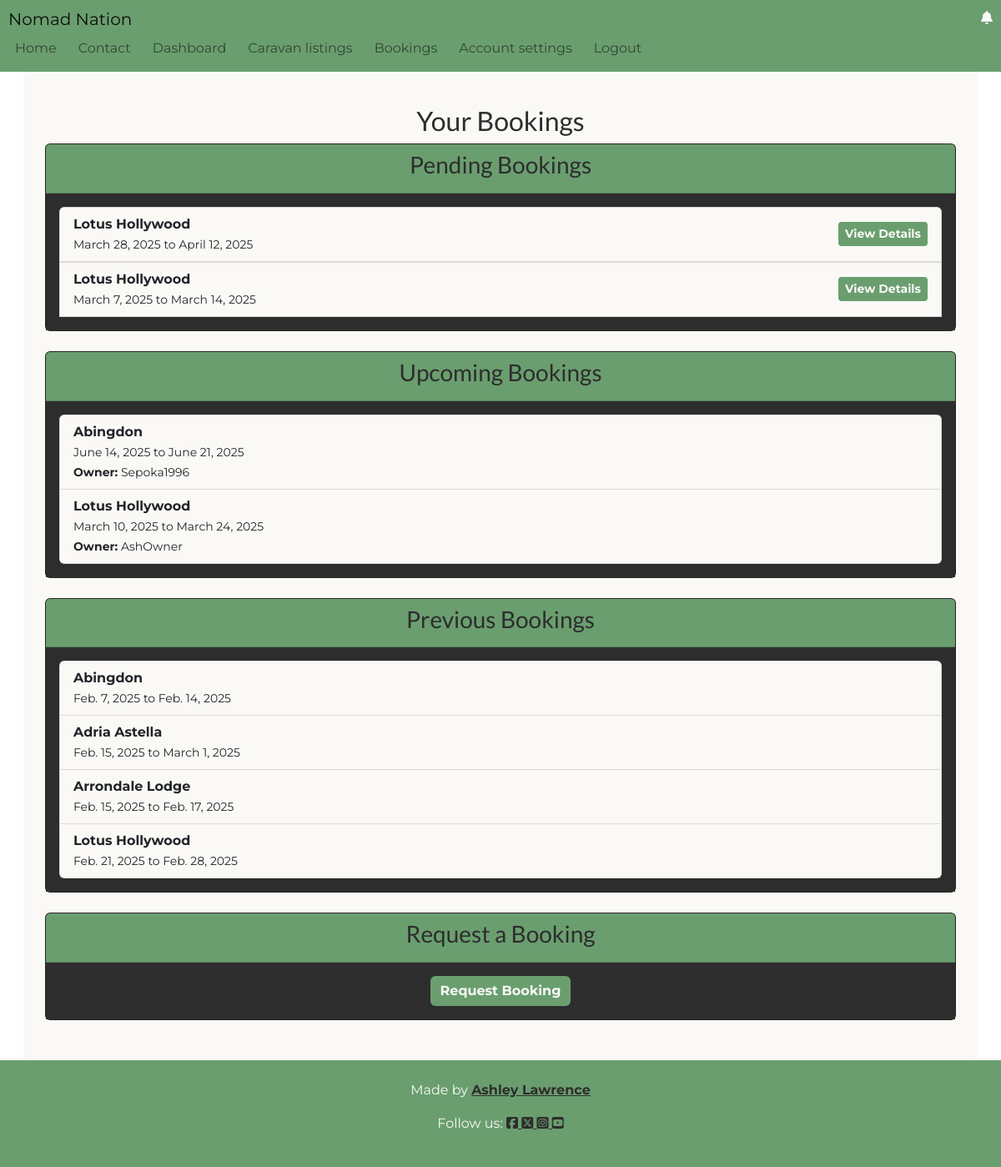
Page /listings/booking/19/ (signed in) on the earlier database version.
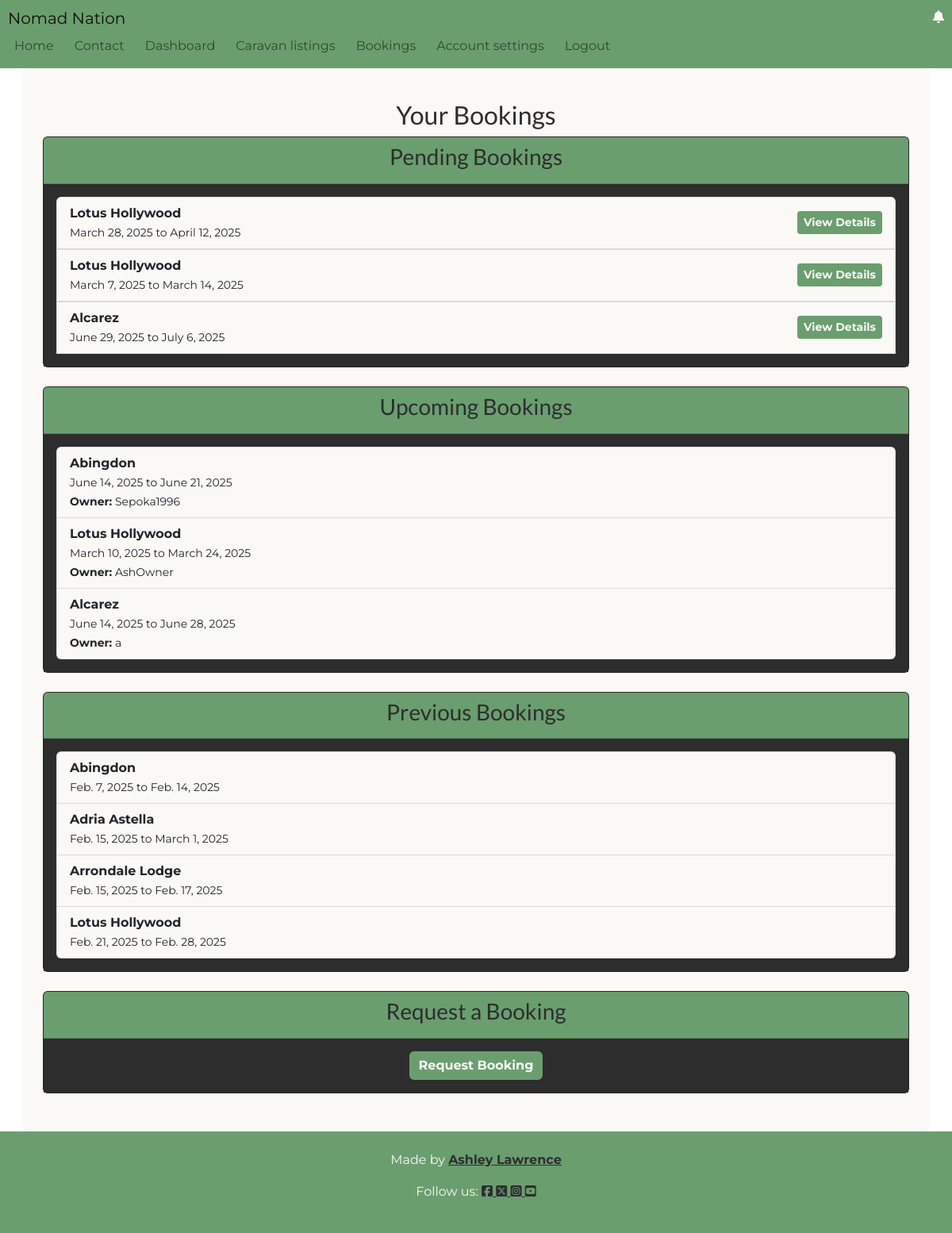
Same page on the later database version.
### listings/models.py (models this page shows, shortened)
class Booking(models.Model):
    STATUS_CHOICES = [
        ("pending", _("Pending")),
        ("accepted", _("Accepted")),
        ("declined", _("Declined")),
    ]
    caravan = models.ForeignKey(
        Caravan, on_delete=models.CASCADE, related_name="bookings"
    )
    customer = models.ForeignKey(
        User, on_delete=models.CASCADE, related_name="bookings"
    )
    name = models.CharField(max_length=50)
    email = models.EmailField()
    phone_number = models.CharField(max_length=15, blank=True, null=True)
    start_date = models.DateField()
    end_date = models.DateField()
    message = models.TextField(blank=True, null=True)
    status = models.CharField(
        max_length=10, choices=STATUS_CHOICES, default="pending"
    )

class Caravan(models.Model):
    owner = models.ForeignKey(
        User, on_delete=models.CASCADE, related_name='caravans'
    )
    title = models.CharField(max_length=40)
    description = models.TextField()
    berth = models.CharField(
        max_length=10, choices=[
            ('small', _('Two-berth')),
            ('medium', _('Four-berth')),
            ('large', _('Six-berth'))
        ]
    )
    price_per_night = models.DecimalField(max_digits=6, decimal_places=2)
    currency = models.CharField(max_length=3, default="GBP")
    location = models.CharField(max_length=40)
    amenities = models.ManyToManyField(Amenity, related_name='caravans')
    favourites = models.ManyToManyField(
        User, related_name='favourite_caravans', blank=True
    )

### listings/views.py (the view)
# urls.py: path('booking/<int:caravan_id>/', views.book_caravan, name='book_caravan'),
@login_required
def book_caravan(request, caravan_id):
    caravan = get_object_or_404(Caravan, pk=caravan_id)
    if request.method == "POST":
        form = BookingForm(request.POST, caravan=caravan)
        if form.is_valid():
            booking = form.save(commit=False)
            booking.caravan = caravan
            booking.customer = request.user
            overlapping_bookings = Booking.objects.filter(
                caravan=caravan,
                status="accepted",
                start_date__lt=booking.end_date,
                end_date__gt=booking.start_date
            )
            if overlapping_bookings.exists():
                messages.error(
                    request,
                    _("The caravan is not available for the selected dates.")
                )
            else:
                booking.status = "pending"
                booking.save()
                if caravan.owner.user_profile.notifications:
                    Notification.objects.create(
                        user=caravan.owner,
                        type=Notification.BOOKING_REQUEST,
                        message=(
                            _("Booking request for ") + f" {caravan.title}" +
                            _(" from ") + f"{booking.customer.username}."
                        ),
                        booking=booking,
                        caravan=caravan,
                        created_by=request.user
                    )
                messages.success(
                    request,
                    _("Booking request for") + f" {caravan.title}" +
                    _(" sent successfully ") + _("to ") +
                    f"{caravan.owner.username}!"
                )
                return redirect("booking_page")
        else:
            messages.error(
                request, _("There was an error with your booking request.")
            )
    else:
        form = BookingForm()
    return render(
        request,
        "listings/booking.html",
        {
            "form": form,
            "caravan": caravan,
            "pending_bookings": Booking.objects.filter(status='pending'),
            "upcoming_bookings": Booking.objects.filter(
                status='accepted',
                start_date__gte=timezone.now().date()
            ),
            "previous_bookings": Booking.objects.filter(
                status='accepted', end_date__lt=timezone.now().date()
            ),
            "user_type": request.user.profile.user_type,
        }
    )

### listings/templates/listings/booking.html (shortened to what this page needs)
{% extends "base.html" %}
{% load i18n %}
{% block content %}
<div class="container p-4 rounded shadow-sm bg-styles booking-style">
    {% if user_type == 'customer' %}
        <h2 class="text-center mt-3 title">{% trans "Your Bookings" %}</h2>
    {% elif user_type == 'owner' %}
        <h2 class="text-center mt-3 title">{% trans "Your Caravan's Bookings" %}</h2>
    {% endif %}
    <div class="card mb-4">
        <div class="card-header">
            <h3 class="text-center title">{% trans "Pending Bookings" %}</h3>
        </div>
        <div class="card-body">
            {% if pending_bookings %}
                <ul class="list-group">
                    {% for booking in pending_bookings %}
                        <li class="list-group-item d-flex justify-content-between align-items-center">
                            <div>
                                <strong>{{ booking.caravan.title }}</strong><br>
                                <small>{{ booking.start_date }} {% trans "to" %} {{ booking.end_date }}</small>
                            </div>
                            <button type="button" class="btn btn-info btn-sm btn-styles"
                                    data-bs-toggle="modal" data-bs-target="#bookingDetailsModal{{ booking.id }}">
                                {% trans "View Details" %}
                            </button>
                        </li>
                    {% endfor %}
                </ul>
            {% else %}
                <p class="text-white">{% trans "No pending bookings." %}</p>
                <a href="{% url 'listings' %}" class="btn btn-primary btn-styles">{% trans "Go back to listings" %}</a>
            {% endif %}
        </div>
    </div>
    <div class="card mb-4">
        <div class="card-header">
            <h3 class="title text-center">{% trans "Upcoming Bookings" %}</h3>
        </div>
        <div class="card-body">
            {% if upcoming_bookings %}
                <ul class="list-group">
                    {% for booking in upcoming_bookings %}
                        <li class="list-group-item d-flex justify-content-between align-items-center">
                            <div>
                                <strong>{{ booking.caravan.title }}</strong><br>
                                <small>{{ booking.start_date }} {% trans "to" %} {{ booking.end_date }}</small><br>
                                {% if user_type == 'customer' %}
                                    <small><strong>{% trans "Owner:" %}</strong> {{ booking.caravan.owner.username }}</small>
                                {% elif user_type == 'owner' %}
                                    <small><strong>{% trans "Customer:" %}</strong> {{ booking.customer.username }}</small>
                                {% endif %}
                            </div>
                        </li>
                    {% endfor %}
                </ul>
            {% else %}
                <p class="text-white">{% trans "No upcoming bookings." %}</p>
                <a href="{% url 'listings' %}" class="btn btn-primary btn-styles">{% trans "Go back to listings" %}</a>
            {% endif %}
        </div>
    </div>
    <div class="card mb-4">
        <div class="card-header">
            <h3 class="title text-center">{% trans "Previous Bookings" %}</h3>
        </div>
        <div class="card-body">
            {% if previous_bookings %}
                <ul class="list-group">
                    {% for booking in previous_bookings %}
                        <li class="list-group-item d-flex justify-content-between align-items-center">
                            <div>
                                <strong>{{ booking.caravan.title }}</strong><br>
                                <small>{{ booking.start_date }} {% trans "to" %} {{ booking.end_date }}</small>
                            </div>
                        </li>
                    {% endfor %}
                </ul>
            {% else %}
                <p class="text-white">{% trans "No previous bookings." %}</p>
            {% endif %}
        </div>
    </div>
    {% if user_type == 'customer' %}
        {% if caravan %}
        <div class="card mb-4" id="requestBookingCard">
        {% else %}
        <div class="card mb-4" id="requestBookingCard" style="display: none;">
        {% endif %}
            <div class="card-header">
                <h3 class="title text-center">{% trans "Request a Booking" %}</h3>
            </div>
            <div class="card-body text-center">
                <button type="button" class="btn btn-primary btn-styles request-booking-btn" data-bs-toggle="modal" data-bs-target="#bookCaravanModal">
                    {% trans "Request Booking" %}
                </button>
            </div>
        </div>
    {% endif %}
</div>
{% endblock %}

### templates/base.html (shortened to what this page needs)
{% load compress %}
{% load static %}
{% load i18n %}
<!DOCTYPE html>
{% get_current_language as current_language %}
<html lang="{{ current_language }}">
<head>
    <link href="https://cdn.jsdelivr.net/npm/bootstrap@5.2.3/dist/css/bootstrap.min.css" rel="stylesheet">
    <link href="https://cdnjs.cloudflare.com/ajax/libs/font-awesome/6.4.2/css/all.min.css" rel="stylesheet">
    <link rel="stylesheet" href="{% static 'css/styles.css' %}">
    <link href="https://cdn.jsdelivr.net/npm/fullcalendar/main.min.css" rel="stylesheet">
    <link rel="stylesheet" href="https://cdn.jsdelivr.net/npm/select2@4.0.13/dist/css/select2.min.css">
</head>
<body class="d-flex flex-column min-vh-100" data-authenticated="{{ request.user.is_authenticated|yesno:'true,false' }}">
    <nav class="navbar navbar-expand-lg navbar-light">
        <div class="container_fluid">
            <a id="main-title" class="navbar-brand" href="{% url 'homepage' %}">{% trans "Nomad Nation" %}</a>
            {% if request.user.is_authenticated %}
            <div class="d-flex ms-auto align-items-center">
                <a class="nav-link" href="#" id="notification-icon" aria-label="Notifications">
                    <i class="fas fa-bell"></i>
                </a>
            </div>
            {% endif %}
            <div class="collapse navbar-collapse" id="navbarNav">
                <ul class="navbar-nav ms-auto">
                    <li class="nav-item">
                        <a class="nav-link {% if request.path == '/' %}active" aria-current="page{% endif %}" href="{% url 'homepage' %}">{% trans "Home" %}</a>
                    </li>
                    <li class="nav-item">
                        <a href="{% url 'contact' %}" class="nav-link {% if request.path == '/contact/' %}active" aria-current="page{% endif %}">{% trans "Contact" %}</a>
                    </li>
                    {% if user.is_authenticated %}
                        <li class="nav-item">
                            <a href="{% url 'dashboard' %}" class="nav-link {% if request.path == '/dashboard/' %}active" aria-current="page{% endif %}">{% trans "Dashboard" %}</a>
                        </li>
                        <li class="nav-item">
                            <a href="{% url 'listings' %}" class="nav-link {% if request.path == '/listings/listings/' %}active" aria-current="page{% endif %}">{% trans "Caravan listings" %}</a>
                        </li>
                        <li class="nav-item">
                            <a href="{% url 'booking_page' %}" class="nav-link {% if request.resolver_match.url_name == 'booking_page' %}active{% endif %}" aria-current="page">{% trans "Bookings" %}</a>
                        </li>
                        <li class="nav-item">
                            <a href="{% url 'account_settings' %}" class="nav-link {% if request.path == '/user_settings/account_settings/' %}active" aria-current="page{% endif %}">{% trans "Account settings" %}</a>
                        </li>
                        <li class="nav-item">
                            <a href="{% url 'account_logout' %}" class="nav-link {% if request.path == '/accounts/logout/' %}active" aria-current="page{% endif %}">{% trans "Logout" %}</a>
                        </li>
                    {% endif %}
                </ul>
            </div>
        </div>
    </nav>
    <main class="flex-grow-1">
        {% block content %}
        {% endblock %}
    </main>
    <footer class="text-center py-4">
        <p>
            {% block copyright %}
            {% trans "Made by" %} <a href="https://github.com/" class="github-link fw-bold" target="_blank">Ashley Lawrence</a>
            {% endblock copyright %}
        </p>
        <p>{% trans "Follow us:" %}
            <a href="https://www.facebook.com/" target="_blank" rel="noopener noreferrer" aria-label="Facebook">
                <i class="fab fa-facebook-square"></i>
            </a>
            <a href="https://x.com/" target="_blank" rel="noopener noreferrer" aria-label="Twitter">
                <i class="fab fa-square-x-twitter"></i>
            </a>
            <a href="https://www.instagram.com/" target="_blank" rel="noopener noreferrer" aria-label="Instagram">
                <i class="fab fa-instagram-square"></i>
            </a>
            <a href="https://www.youtube.com/" target="_blank" rel="noopener noreferrer" aria-label="YouTube">
                <i class="fab fa-youtube-square"></i>
            </a>
        </p>
    </footer>
</body>
</html>

### static/css/styles.css (style rules this page uses)
:root { --p-colour: #6A9E6F; --p-accent: #87CEEB; --s-accent: #F4A261; --b-colour: #FAF9F6; --p-text: #2D2D2D; --bs-primary: var(--p-colour); --bs-secondary: var(--s-accent); --bs-info: var(--p-accent); --bs-light: var(--b-colour); --bs-dark: var(--p-text); }
html, body { min-height: 100%; width: 100%; overflow-x: hidden; margin: 0; padding: 0; display: flex; flex-direction: column; font-family: 'Montserrat', sans-serif !important; }
.bg-styles { background-color: var(--b-colour); color: var(--p-text); }
.btn-styles { font-weight: 700; background-color: var(--p-colour); color: var(--b-colour); border: var(--p-colour); }
.title { font-family: 'Lato', sans-serif !important; }
a { color: var(--s-accent); }
#main-title { margin-left: 10px; }
.card { margin-bottom: 30px; background-color: var(--p-text) !important; }
#notification-icon { position: absolute; top: 10px; right: 10px; z-index: 1000; }
.nav-item { margin-left: 10px; }
.navbar, footer { background-color: var(--p-colour); color: var(--b-colour); }
.card-header { background-color: var(--p-colour); }
.dashboard-style li, .booking-style li { background-color: var(--b-colour); }
.booking-style .card-body, .dashboard-style .card-body { background-color: var(--p-text); }
footer { width: 100%; padding: 20px; background-color: var(--p-colour); color: var(--b-colour); }
footer a { color: var(--p-text); }

Differences in the rows shown:
added Booking: caravan "Alcarez", start_date "June 29, 2025", end_date "July 6, 2025", shown under "Pending Bookings"
added Booking: caravan "Alcarez", start_date "June 14, 2025", end_date "June 28, 2025", caravan.owner.username "a", shown under "Upcoming Bookings"
